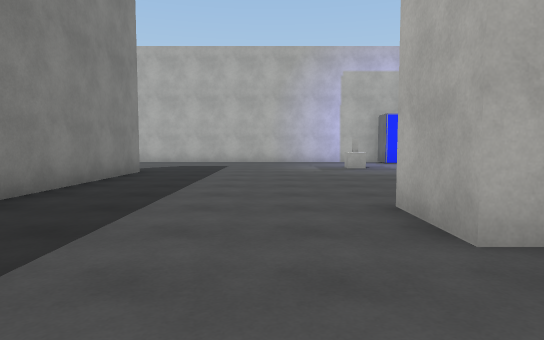
view 1 (above)

24 first-person views from a walk through a 3-D level made in the Unity game engine. The camera is 1.3 m above the floor, tilts 4° down and sees 75° across. The floor is counted in squares, 2 m on a side. Each view is taken from the middle of a square. On the plan, view 1 faces up. The plan holds only what a view shows up to about 10 squares ahead; the rest is blank. The place goes on beyond the plan. The player character is not drawn. Surface patterns are stand-ins for the level's own textures.

view 2
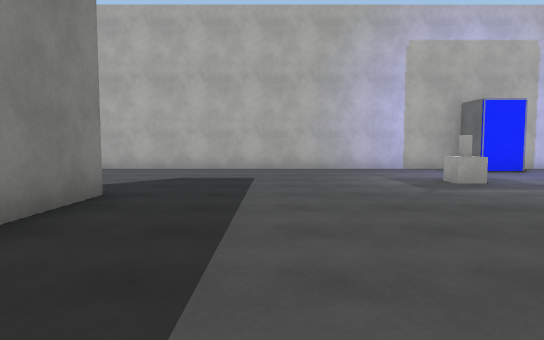

view 3
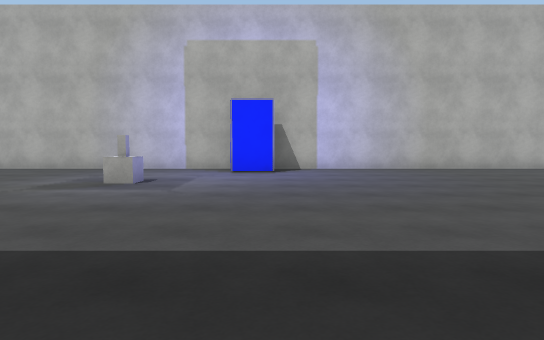

view 4
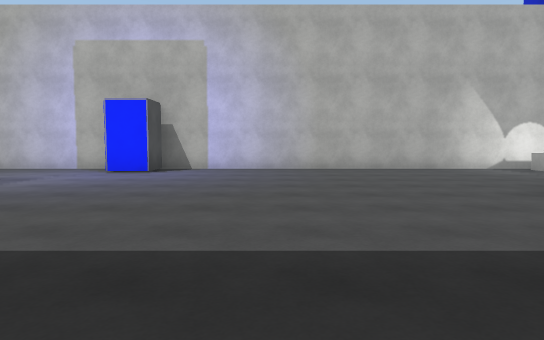

view 5
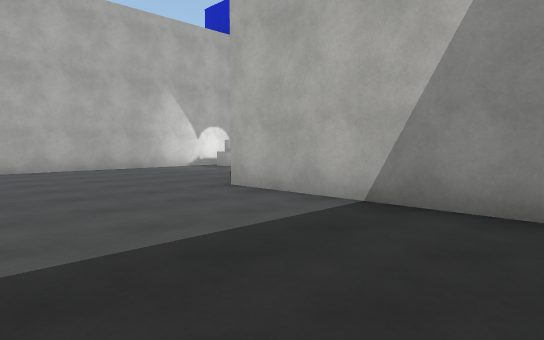

view 6
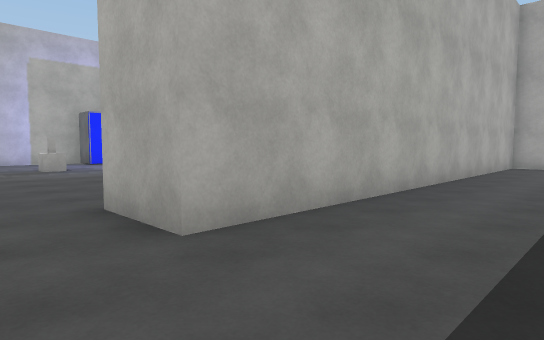

view 7
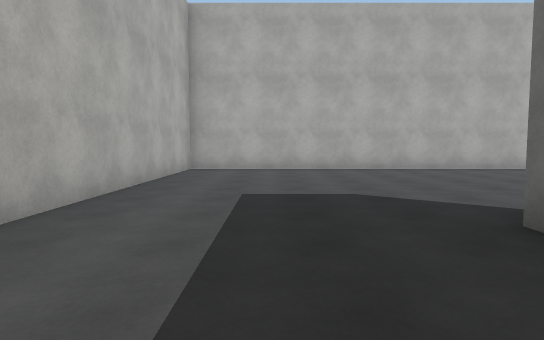

view 8
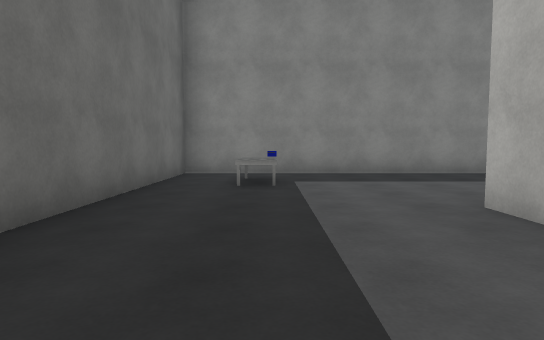

view 9
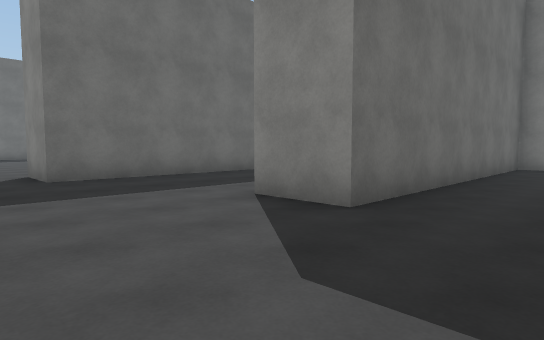

view 10
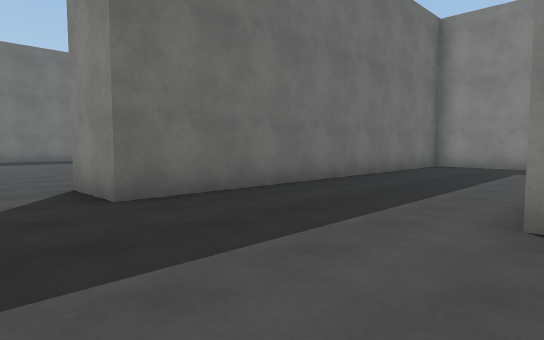

view 11
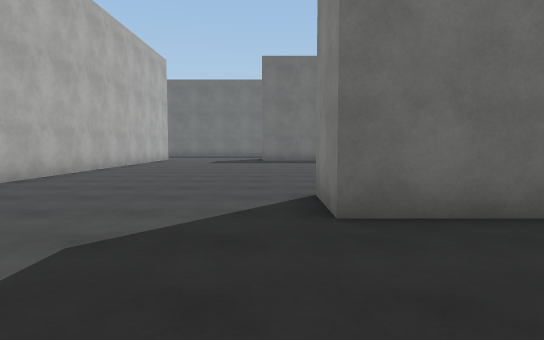

view 12
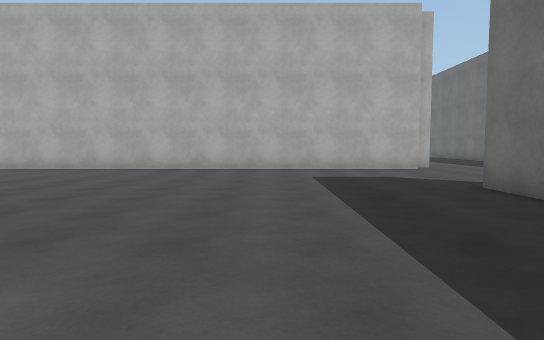

view 13
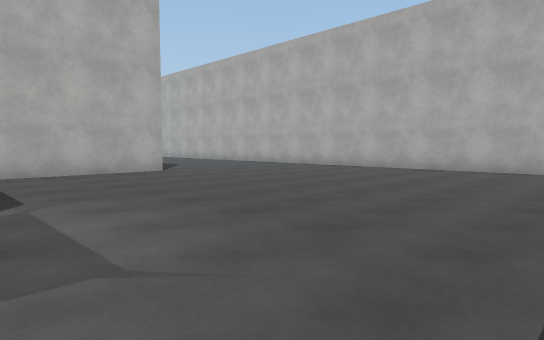

view 14
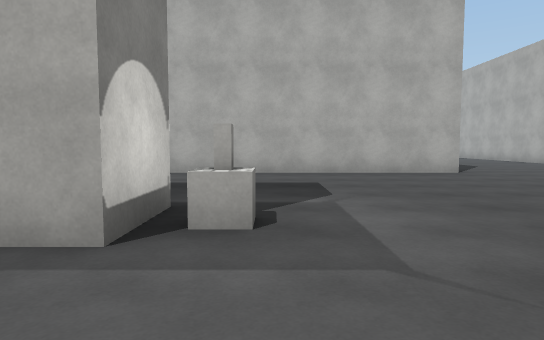

view 15
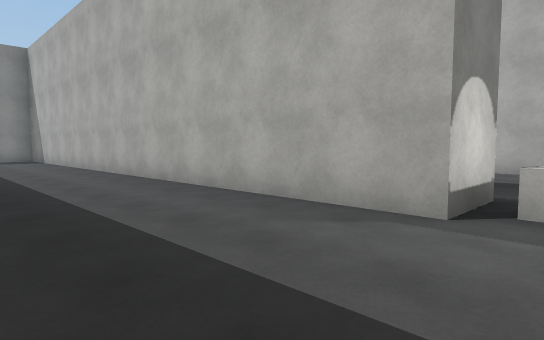

view 16
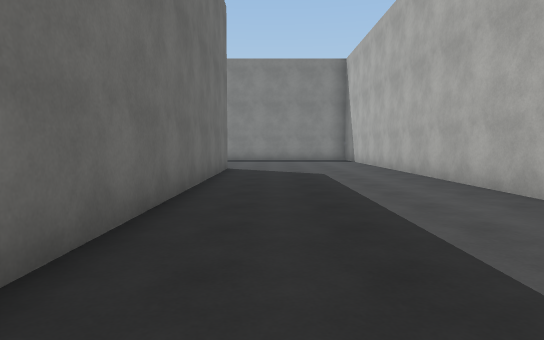

view 17
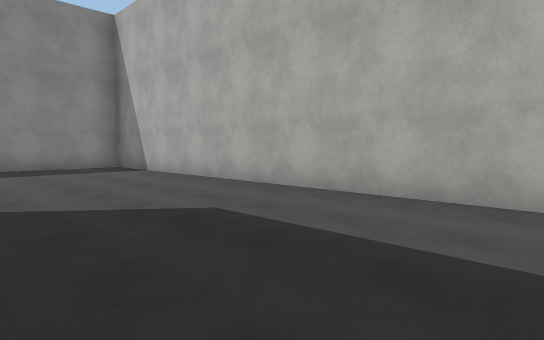

view 18
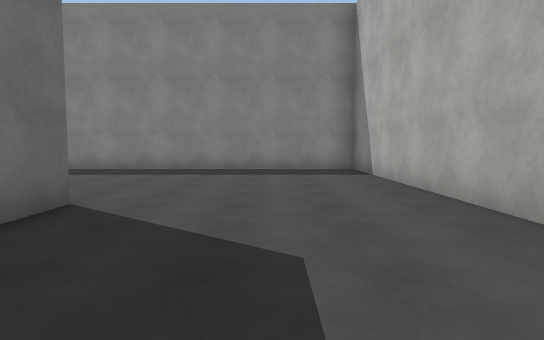

view 19
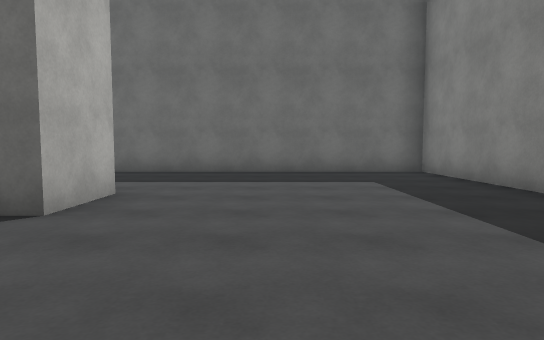

view 20
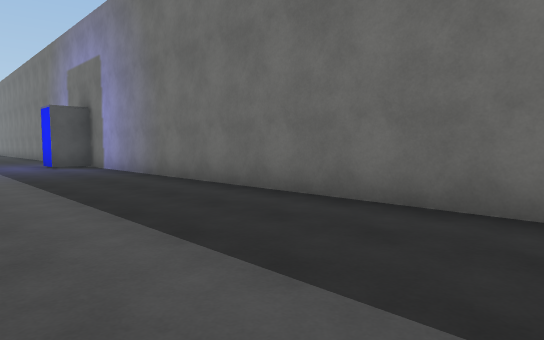

view 21
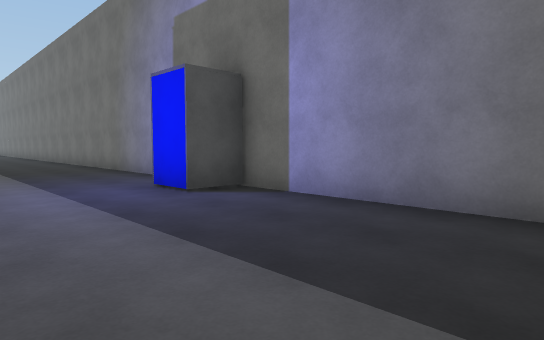

view 22
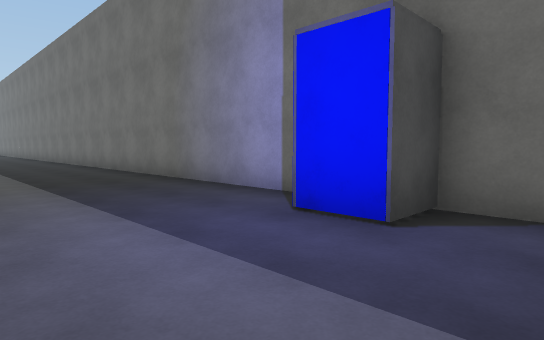

view 23
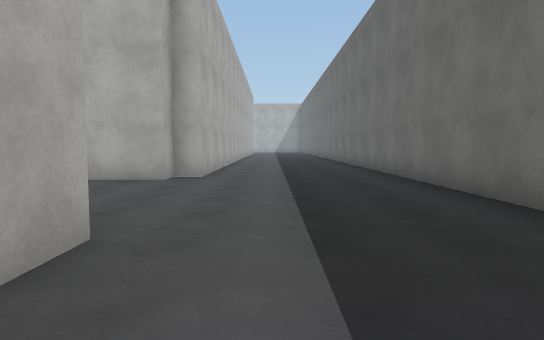

view 24
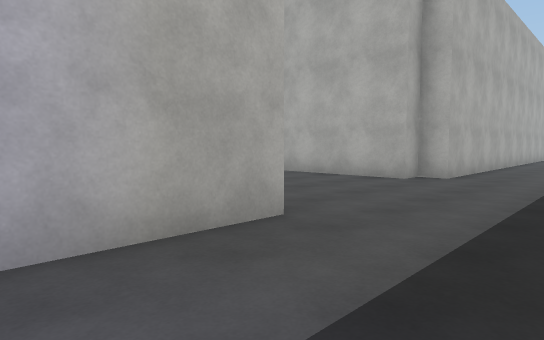

### Floor plan
Points are (right, up) in squares from view 1. A wall is a line through its corners. A room is listed if a view was taken in it or the views show most of it. See-through windows are left out.
Room 1 (views 1, 2, 3, 4, 5, 6, 7, 8, 9, 10, 11, 12, 13, 14, 15, 16, 17, 18, 19, 20, 21, 22, 23, 24)
walls: (-2.1, -7.1) (6.4, -7.1) (6.4, -8.6) (-0.5, -8.6); (-3.2, -4.8) (-3.2, -6); (0.9, -13.2) (0.9, -14.8) (-14.7, -14.8) (-14.7, -24.7) (1.4, -24.7); (11.7, -7) (11.7, 2.2) (1.3, 2.2) (1.3, 3.8); (-3.2, 8.8) (-3.2, -2) (4.8, -2) (4.8, -3.6); (6.1, -19.2) (7.5, -19.2); (11.7, 4.4) (11.7, 8.6); (-8.9, -20.8) (-8.9, -19.2) (-0.5, -19.2); (7.5, -20.7) (5.2, -20.7); (3.2, -24.7) (15, -24.7); (16.5, -20.6) (12.3, -20.6) (12.3, -20) (11.7, -20) (11.7, -8.5); (15.5, 13.8) (-5.8, 13.8)
low walls: (1.9, -14.3) (1.2, -14.3); (2.7, 10.5) (2.7, 10) (2.2, 10) (2.2, 10.5); (14.8, 12.9) (14.8, 13.4)
objects: table (-2, 0) to (-1, 0); other object (2, -24); other object (4, 13) to (5, 13)

Where each view was taken, in squares from view 1:
view 1: 0 up, 0 right, facing up
view 2: 4 up, 1 left, facing up
view 3: 4 up, 5 right, facing up
view 4: 4 up, 8 right, facing up
view 5: 4 up, 8 right, facing up-right
view 6: 0 up, 0 right, facing up-right
view 7: 0 up, 2 right, facing right
view 8: 0 up, 5 right, facing left
view 9: 0 up, 8 right, facing down-left
view 10: 3 down, 8 right, facing down-left
view 11: 4 down, 7 right, facing down
view 12: 16 down, 2 right, facing right
view 13: 17 down, 2 right, facing up-right
view 14: 17 down, 2 right, facing up
view 15: 18 down, 2 right, facing up-left
view 16: 18 down, 1 right, facing left
view 17: 19 down, 4 left, facing up-left
view 18: 17 down, 5 left, facing left
view 19: 16 down, 11 left, facing down
view 20: 21 down, 10 left, facing down-right
view 21: 21 down, 3 left, facing down-right
view 22: 21 down, 0 right, facing down-right
view 23: 22 down, 5 right, facing right
view 24: 23 down, 5 right, facing up-right
